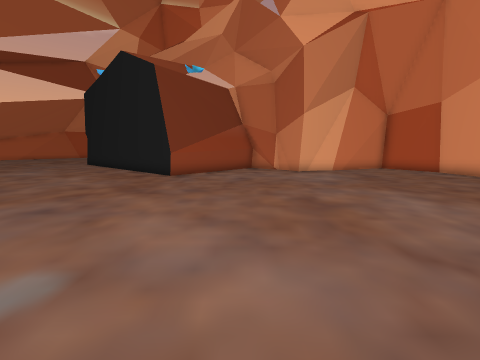
View 1 (above)

18 first-person views from a walk through a scene from a Unity 3-D project. The camera is 1.4 m above the floor, tilts 8° down and sees 90° across. The floor is counted in squares, 1 m on a side. Each view is taken from the middle of a square. On the plan, view 1 faces up. The plan holds only what a view shows up to about 13 squares ahead; the rest is blank. The place goes on beyond the plan.

View 2
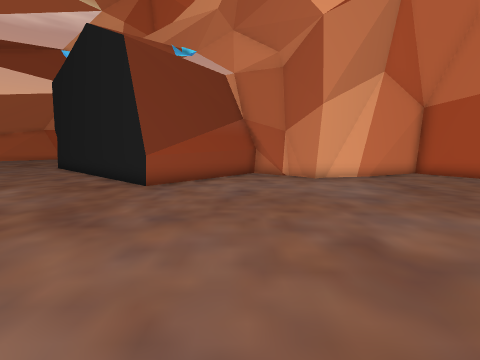

View 3
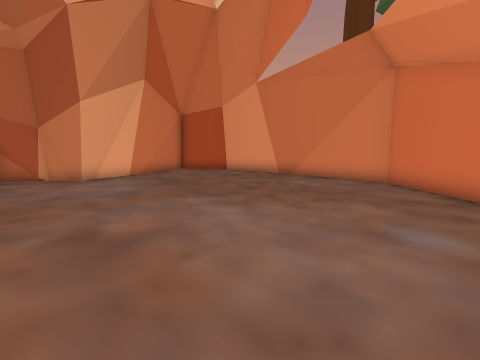

View 4
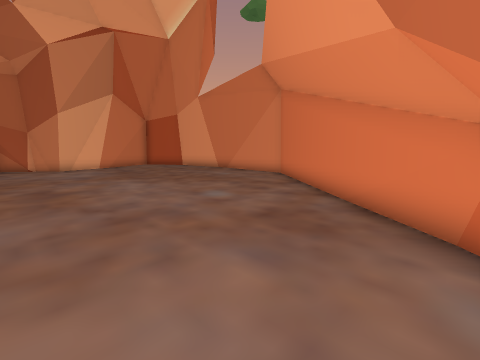

View 5
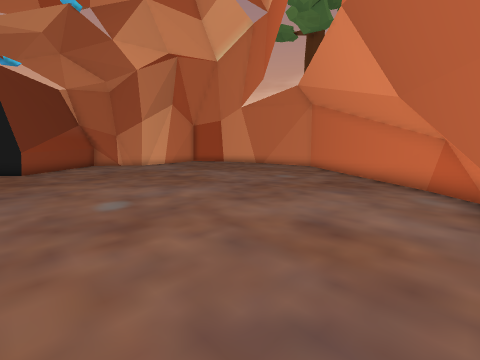

View 6
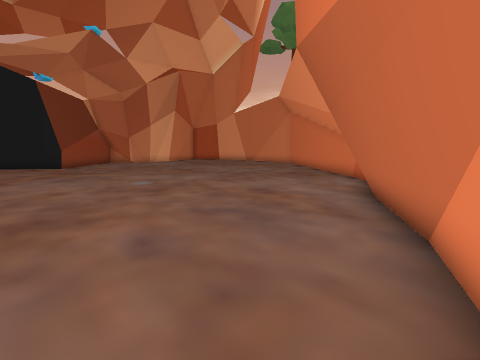

View 7
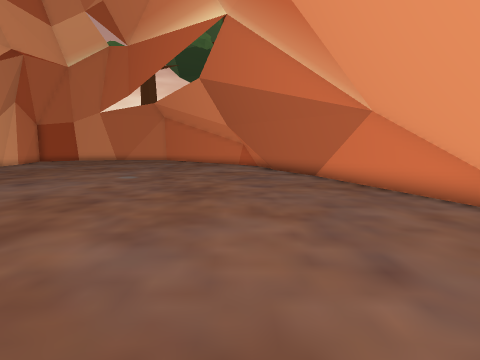

View 8
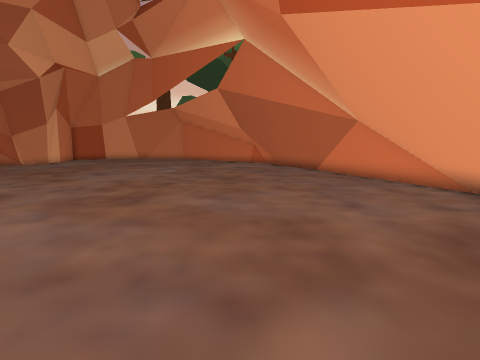

View 9
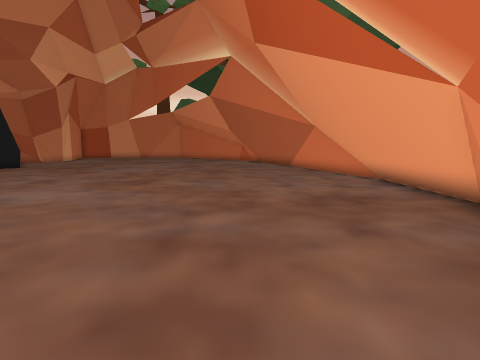

View 10
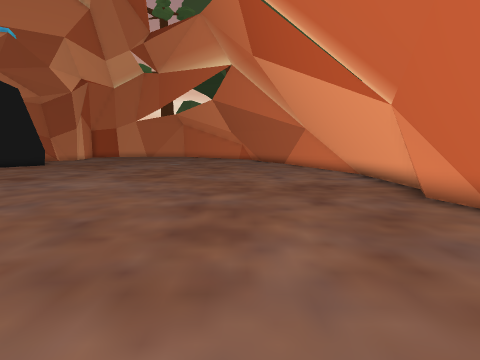

View 11
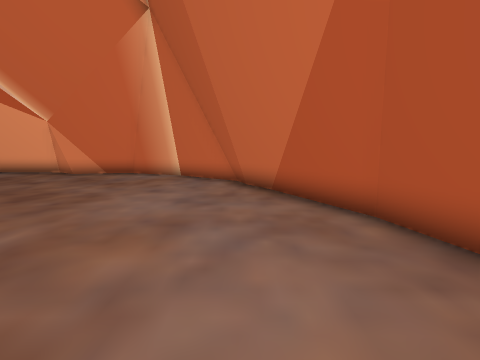

View 12
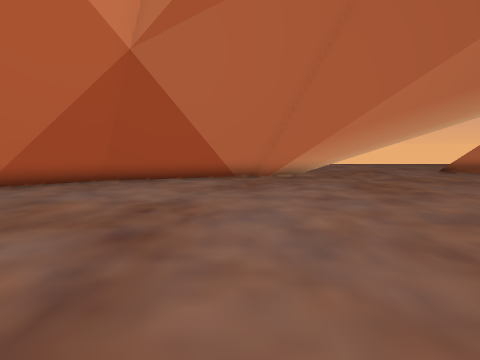

View 13
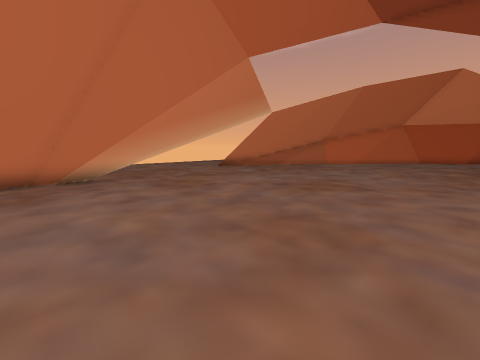

View 14
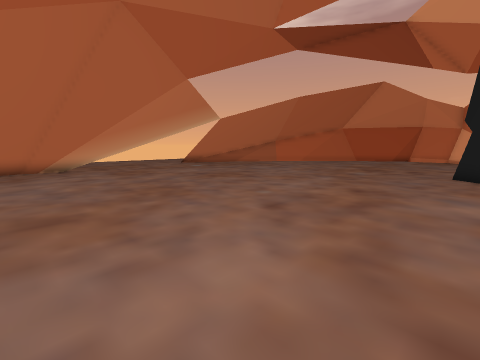

View 15
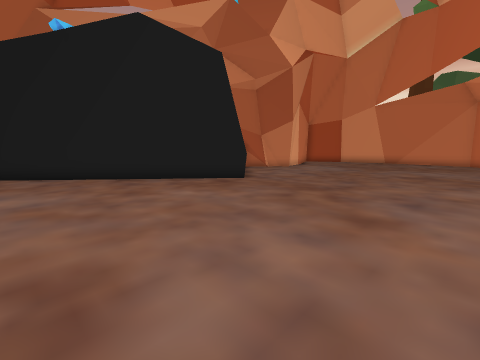

View 16
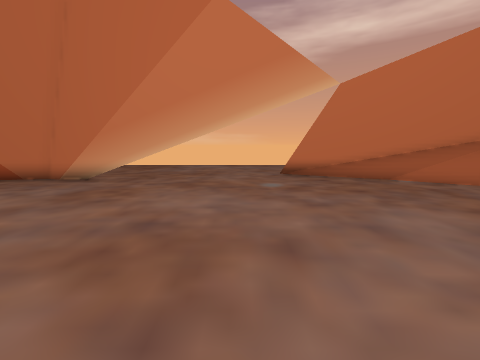

View 17
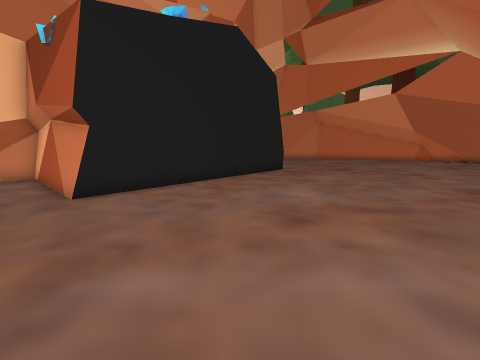

View 18
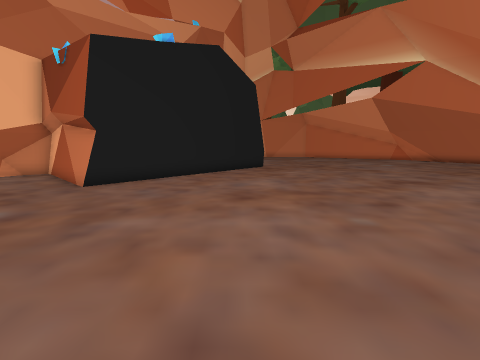

### Floor plan
Key: @ floor where view 1 was taken; # wall or solid block; . main floor; : floor 0.25 m higher than the main floor; + floor 0.5 m higher than the main floor; * floor 0.75 m higher than the main floor; % floor 1 m higher than the main floor; = window, fence, low wall or low ledge; T thing the floor can be seen under or through.
Columns run from 29 left of view 1 to 12 right of it. Each row starts with its distance up from view 1.
 20  ##....   .... ....#
 19  ##...............##
 18  ##...............##
 17 =##................##
 16 :# .................##
 15 .% ..................##     #####  #####
 14 .* ...................###  ##...####...##
 13 .+ .....................####............#
 12 .: T.....................##.............#
 11 ..TT....................................#
 10 ..TT....................................#
  9 ..TT....................................#=
  8 ..=T....................................##
  7 ..#......................................#
  6   #......................................#
  5   ##.....................................#
  4   ##.........  .........................##
  3    #......... .........................##
  2    #..................................##
  1    #..................................#
  0    ##........................@.......##
 -1    .#...............................##
 -2     ##.............................##
 -3     .##.........................####
 -4      =#........................###
 -5       ##.....................##=
 -6       =##..................###
 -7         ###..............###
 -8           ################

Where each view was taken, in squares from view 1:
view 1: 0 up, 0 right, facing up
view 2: 3 up, 0 right, facing up
view 3: 2 up, 1 right, facing up-right
view 4: 3 down, 1 right, facing up-right
view 5: 4 down, 4 left, facing up-right
view 6: 7 down, 6 left, facing up-right
view 7: 3 down, 13 left, facing right
view 8: 2 down, 16 left, facing right
view 9: 3 down, 19 left, facing right
view 10: 3 down, 21 left, facing right
view 11: 4 up, 23 left, facing down
view 12: 5 up, 16 left, facing left
view 13: 5 up, 16 left, facing up-left
view 14: 5 up, 11 left, facing up-left
view 15: 4 up, 11 left, facing up-right
view 16: 14 up, 17 left, facing left
view 17: 14 up, 18 left, facing right
view 18: 13 up, 20 left, facing right
